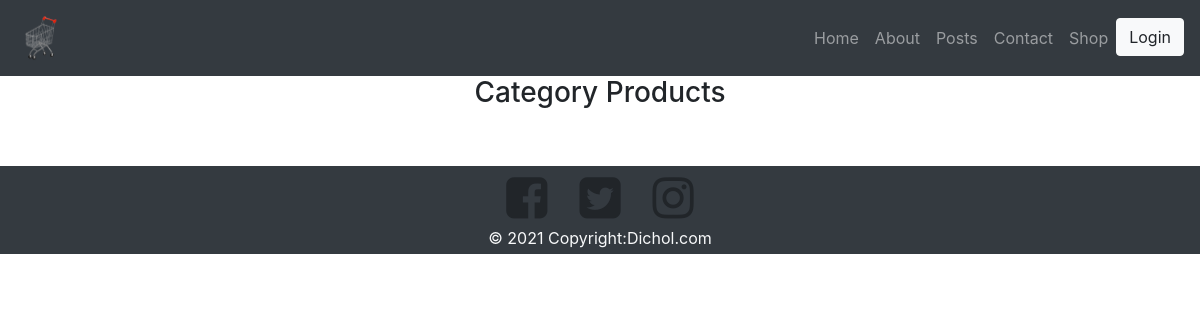
The app's page /category/products/5, older data.
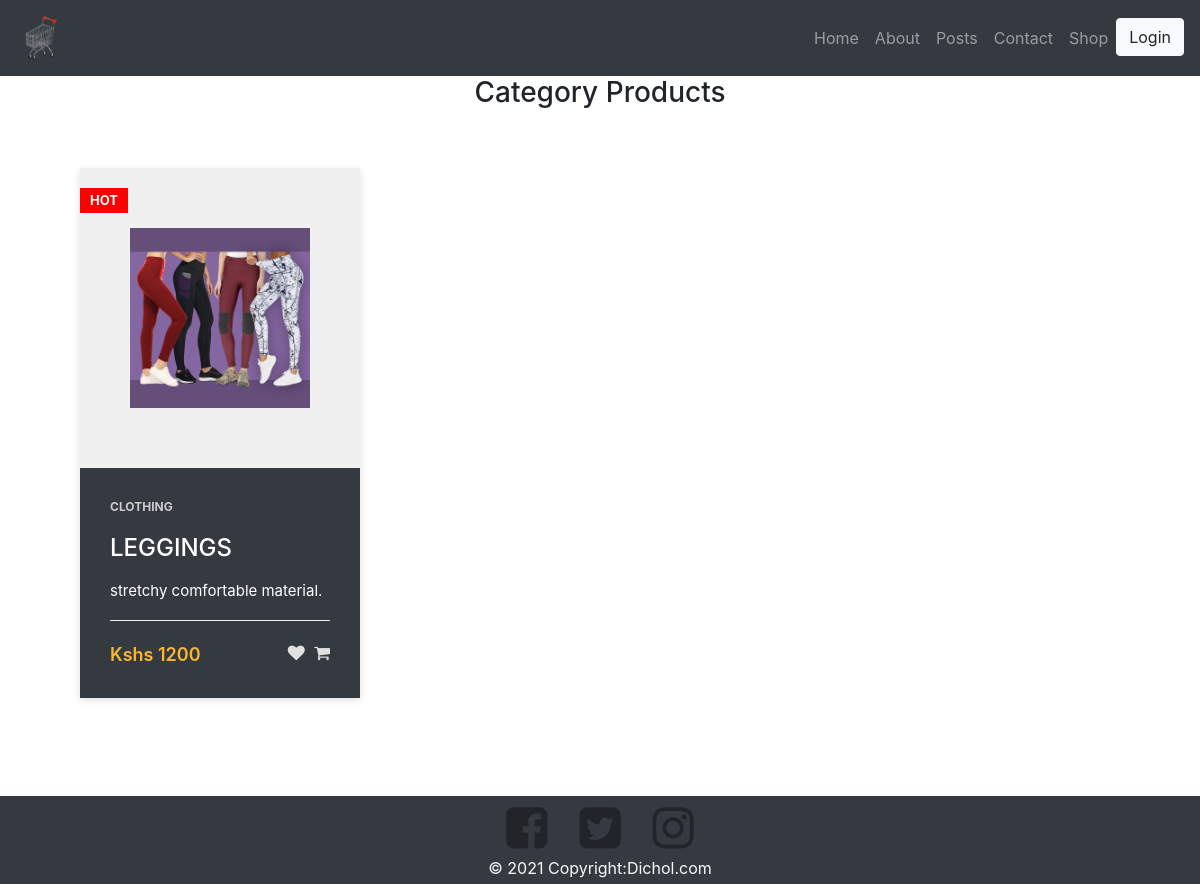
The same page, newer data.
### shop/models.py (models this page shows, shortened)
class Product(models.Model):
    name=models.CharField(max_length=100, null=False, blank=False)
    cost=models.IntegerField(null= False, blank= False)
    quantity=models.IntegerField(null= False, blank= False)
    description=models.TextField(null=False, blank=False)
    image=models.FileField(upload_to='images')
    featured=models.BooleanField(default=False)
    status=models.CharField(max_length=100, null=False, blank=True, default='Unverified')
    category_id=models.ForeignKey('category',on_delete=models.CASCADE,blank=True,null=True)
    seller_id=models.ForeignKey('seller',on_delete=models.CASCADE,blank=True,null=True)
    created_at=models.DateTimeField(auto_now_add=True)
    updated_at= models.DateTimeField(auto_now_add=True)

class Category(models.Model):
    name=models.CharField(max_length=100, null=False, blank=False)
    parent_id=models.ForeignKey('category',on_delete=models.CASCADE,blank=True,null=True)
    created_at=models.DateTimeField(auto_now_add=True)
    updated_at= models.DateTimeField(auto_now_add=True)
    def __str__(self):
        return self.name

### shop/views.py (the view)
# urls.py: path('category/products/<id>', views.getCategoryProducts, name="category_products"),
def getCategoryProducts(request, id):
    c_id = id
    context = {}
    context['products'] = Product.objects.filter(category_id = c_id)
    return render(request, 'shop/frontend/category_products.html', context)

### shop/templates/shop/frontend/category_products.html
{% extends 'shop/frontend/layouts/master.html' %}
{% load static %}
{% block content %}
<div class="container">
    <h3 class="text-center">Category Products</h3>
    <div class="row">
      {% for product in products %}
         <div class="col-lg-4">
           {% include 'shop/frontend/layouts/single_product.html' %}
         </div>
      {% endfor %}
    </div>
</div>
{% endblock %}

### shop/templates/shop/frontend/layouts/master.html (shortened to what this page needs)
<!DOCTYPE html>
{% load static %}
<html>
<head>
  <link rel="stylesheet" href="https://stackpath.bootstrapcdn.com/bootstrap/4.1.3/css/bootstrap.min.css"></head>
  <link rel="stylesheet" href="https://cdnjs.cloudflare.com/ajax/libs/font-awesome/4.7.0/css/font-awesome.min.css">
  <link rel="stylesheet" type="text/css" href="{% static 'style.css' %}">
</head>
<body>
    {% include 'shop/frontend/layouts/nav_component.html' %}
    <div class="container-fluid mb-5 content">
      {% block content%}
      {% endblock content %}
    </div>
  {% include 'shop/frontend/layouts/footer_component.html' %}
</body>
</html>

### shop/templates/shop/frontend/layouts/nav_component.html (shortened to what this page needs)
{% load static %}
<nav class="navbar navbar-expand-md  bg-dark navbar-dark">
    <a href="/" class="navbar-brand"><img src="{% static 'cart.png' %}" alt="cart" class="logo-image"/></a>
    <div class="collapse navbar-collapse" id="myNavigation">
       <ul class="navbar-nav ml-auto">
         <li class="nav-item"><a class="nav-link"href="#">Home</a></li>
         <li class="nav-item"><a class="nav-link"href="#">About</a></li>
         <li class="nav-item"><a class ="nav-link"href="#">Posts</a></li>
         <li class="nav-item"><a class="nav-link"href="#">Contact</a></li>
         <li class="nav-item"><a class="nav-link"href="#">Shop</a></li>
         {% if user.is_authenticated %}
                    <li class="nav-item"><a href="{% url 'dashboard' %}" class="btn btn-outline-light border-0 mx-2"> Welcome {{ user.get_username }}</a></li>
                    <li><a class="btn btn-light" href="{% url 'logout' %}?next={{request.path}}">Logout</a></li>
                {% else %}
                    <li class="nav-item"><a class="btn btn-light" href="{% url 'login' %}?next={{request.path}}">Login</a></li>
                {% endif %}
       </ul>
    </div>
</nav>

### shop/templates/shop/frontend/layouts/single_product.html
{% load static %}
<a href="#" style="text-decoration: none;">
    <div class="product-card bg-dark text-white">
		<div class="product-badge">Hot</div>
		<div class="product-tumb">
			<img src="{{product.image.url}}" alt="">
		</div>
		<div class="product-details">
			<span class="product-catagory">{{product.category_id}}</span>
			<h4 class="text-white"><a href="">{{product.name}}</a></h4>
			<p>{{product.description}}</p>
			<div class="product-bottom-details">
				<div class="product-price">Kshs {{product.cost}}</div>
				<div class="product-links">
					<a href=""><i class="fa fa-heart"></i></a>
					<a href=""><i class="fa fa-shopping-cart"></i></a>
				</div>
			</div>
		</div>
	</div>
</a>

### shop/templates/shop/frontend/layouts/footer_component.html
<footer  class="footer mt-5">
    <div class="container-fluid bg-dark">
        <div class="row justify-content-center pt-2">
            <a href= " https://www.facebook.com">
              <i class="fa fa-facebook-square fa-3x  text-chocolate mx-3 hover-transform"></i>
            </a>
            <a href= "https://www.twitter.com">
                <i class="fa fa-twitter-square fa-3x  text-chocolate mx-3 hover-transform"></i>
            </a>
            <a href= " https://www.fa-instagram.com">
                <i class="fa fa-instagram fa-3x  text-chocolate mx-3 hover-transform"></i>
            </a>
        </div>
        <div class="row justify-content-center bg-dark text-light py-1">
            © 2021 Copyright:
            <a class="text-light" href="landing.html">Dichol.com</a>
        </div>
    </div>
   </footer>

### ecommerce/static/style.css (style rules this page uses)
a, a:hover, a:focus { color: inherit; text-decoration: none; transition: all 0.3s; }
.logo-image { height: 50px; width: 50px; }
.product-card { width: 280px; position: relative; box-shadow: 0 2px 7px #dfdfdf; margin: 50px auto; background: #fafafa; transition: all .2s ease-in-out; }
.product-badge { position: absolute; left: 0; top: 20px; text-transform: uppercase; font-size: 13px; font-weight: 700; background: red; color: #fff; padding: 3px 10px; }
.product-tumb { display: flex; align-items: center; justify-content: center; height: 300px; padding: 50px; background: #f0f0f0; }
.product-tumb img { max-width: 100%; max-height: 100%; }
.product-details { padding: 30px; }
.product-catagory { display: block; font-size: 12px; font-weight: 700; text-transform: uppercase; color: #ccc; margin-bottom: 18px; }
.product-details h4 a { font-weight: 500; display: block; margin-bottom: 18px; text-transform: uppercase; color: #fff; text-decoration: none; transition: 0.3s; }
.product-details p { font-size: 15px; line-height: 22px; margin-bottom: 18px; color: #fff; }
.product-bottom-details { overflow: hidden; border-top: 1px solid #eee; padding-top: 20px; }
.product-bottom-details div { float: left; width: 50%; }
.product-price { font-size: 18px; color: #fbb72c; font-weight: 600; }
.product-links { text-align: right; }
.product-links a { display: inline-block; margin-left: 5px; color: #e1e1e1; transition: 0.3s; font-size: 17px; }
.btn { transition-duration: 0.4s; }

Row changes from the older to the newer data that the page shows:
added Product: image (picture), category_id "CLOTHING", name "LEGGINGS", description "stretchy comfortable material.", cost "1200"
